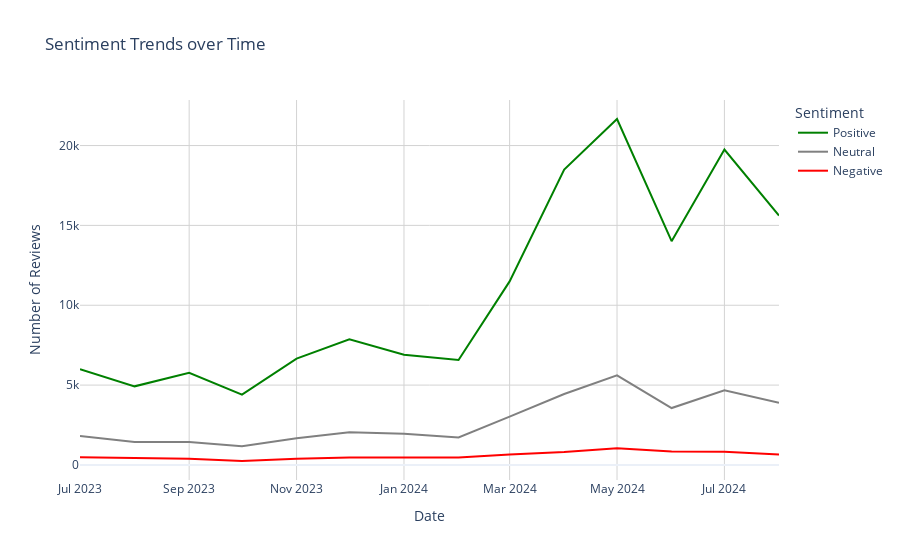

Notebook cell for this chart:
### Code cell
# Analyzing how reviews changed over time 

# convert review date to DateTime format
df['Review Date'] = pd.to_datetime(df['Review Date'])

#Aggregate sentiment counts by Date 
sentiment_over_time = df.groupby([df['Review Date'].dt.to_period('M'),'Sentiment']).size().unstack(fill_value=0)

# convert the period back to date Time for plotting 
sentiment_over_time.index=sentiment_over_time.index.to_timestamp()
fig = go.Figure()
fig.add_trace(go.Scatter(x=sentiment_over_time.index,y=sentiment_over_time['Positive'],mode='lines',name='Positive',line=dict(color='green')))
fig.add_trace(go.Scatter(x=sentiment_over_time.index,y=sentiment_over_time['Neutral'],mode='lines',name='Neutral',line=dict(color='gray')))
fig.add_trace(go.Scatter(x=sentiment_over_time.index,y=sentiment_over_time['Negative'],mode='lines',name='Negative',line=dict(color='red')))

fig.update_layout(
    title='Sentiment Trends over Time',
    xaxis_title='Date',
    yaxis_title='Number of Reviews',
    plot_bgcolor='white',
    paper_bgcolor='white',
    legend_title_text='Sentiment',
    xaxis=dict(showgrid=True,gridcolor='lightgray'),
    yaxis=dict(showgrid=True,gridcolor='lightgray'))

fig.show()

### Figure 1 — Plotly figure (JSON) as saved in the notebook; plotly's stock layout.template omitted (floating-point values rounded to 4 significant figures)
{"data": [{"line": {"color": "green"}, "mode": "lines", "name": "Positive", "type": "scatter", "x": ["2023-07-01T00:00:00", "2023-08-01T00:00:00", "2023-09-01T00:00:00", "2023-10-01T00:00:00", "2023-11-01T00:00:00", "2023-12-01T00:00:00", "2024-01-01T00:00:00", "2024-02-01T00:00:00", "2024-03-01T00:00:00", "2024-04-01T00:00:00", "2024-05-01T00:00:00", "2024-06-01T00:00:00", "2024-07-01T00:00:00", "2024-08-01T00:00:00"], "y": [5994, 4922, 5771, 4408, 6658, 7866, 6904, 6573, 11494, 18491, 21663, 14014, 19750, 15614]}, {"line": {"color": "gray"}, "mode": "lines", "name": "Neutral", "type": "scatter", "x": ["2023-07-01T00:00:00", "2023-08-01T00:00:00", "2023-09-01T00:00:00", "2023-10-01T00:00:00", "2023-11-01T00:00:00", "2023-12-01T00:00:00", "2024-01-01T00:00:00", "2024-02-01T00:00:00", "2024-03-01T00:00:00", "2024-04-01T00:00:00", "2024-05-01T00:00:00", "2024-06-01T00:00:00", "2024-07-01T00:00:00", "2024-08-01T00:00:00"], "y": [1809, 1439, 1433, 1169, 1667, 2048, 1952, 1716, 3022, 4445, 5614, 3562, 4682, 3892]}, {"line": {"color": "red"}, "mode": "lines", "name": "Negative", "type": "scatter", "x": ["2023-07-01T00:00:00", "2023-08-01T00:00:00", "2023-09-01T00:00:00", "2023-10-01T00:00:00", "2023-11-01T00:00:00", "2023-12-01T00:00:00", "2024-01-01T00:00:00", "2024-02-01T00:00:00", "2024-03-01T00:00:00", "2024-04-01T00:00:00", "2024-05-01T00:00:00", "2024-06-01T00:00:00", "2024-07-01T00:00:00", "2024-08-01T00:00:00"], "y": [480, 440, 389, 247, 394, 461, 457, 459, 659, 803, 1048, 835, 827, 656]}], "layout": {"legend": {"title": {"text": "Sentiment"}}, "paper_bgcolor": "white", "plot_bgcolor": "white", "title": {"text": "Sentiment Trends over Time"}, "xaxis": {"gridcolor": "lightgray", "showgrid": true, "title": {"text": "Date"}}, "yaxis": {"gridcolor": "lightgray", "showgrid": true, "title": {"text": "Number of Reviews"}}}}
